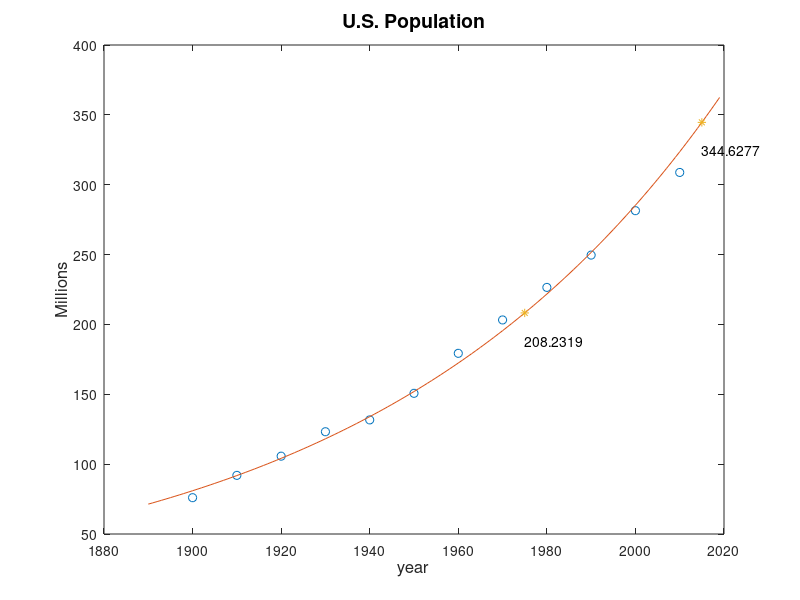

Write the MATLAB code that produced this figure.
%CENSUS - example with census data
%          exponetial fit

%data
y = [ 75.995  91.972 105.711 123.203 131.669 150.697 ...
    179.323 203.212 226.505 249.633 281.422 308.786]';

t = (1900:10:2010)';   % census years
x = (1890:1:2019)';    % evaluation years
w = [1975,2015];              % prediction year

%mt=mean(t); st=std(t);

% s=(t-mt)/st;
% xs=(x-mt)/st;
cs=polyfit(t,log(y),1);
K=exp(cs(2)); lambda=cs(1);
fm=@(t) K*exp(lambda*t);
zs=fm(x);
est=fm(w);
plot(t,y,'o',x,zs,'-',w,est,'*')
for i=1:length(w)
    text(w(i),est(i)-20,num2str(est(i)))
end
title('U.S. Population', 'FontSize', 14)
xlabel('year', 'FontSize', 12)
ylabel('Millions', 'FontSize', 12)
